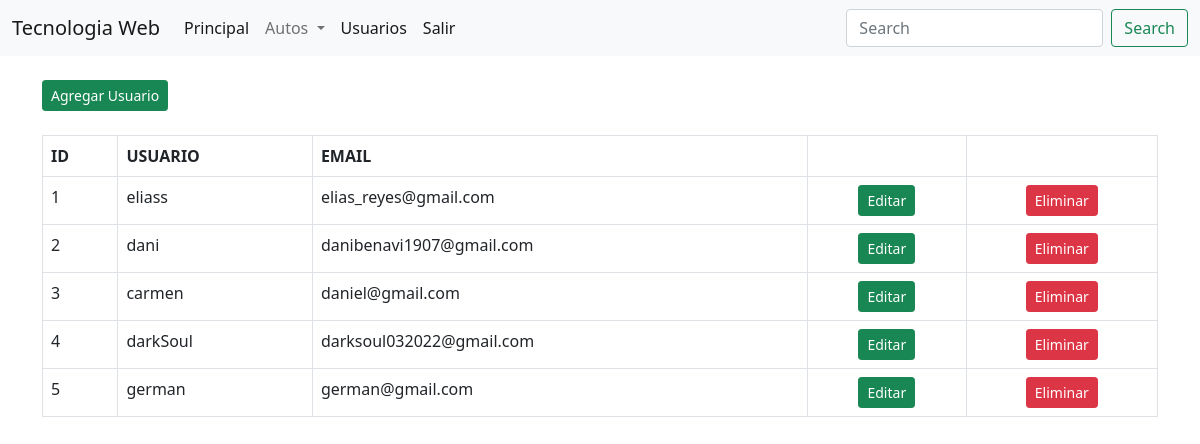
Screenshot of /admin_users.php (signed in) with the database file from the repository.
### tables this page shows
CREATE TABLE `usuarios` (
  `id` int(11) NOT NULL,
  `username` varchar(25) NOT NULL,
  `password` varchar(255) NOT NULL,
  `email` varchar(255) NOT NULL,
  `estado` int(11) NOT NULL
);

### class/usuarios.php (the view, shortened to what this page needs)
<?php
class crud
{
    private $db;
    function __construct($conn)
    {
        $this->db = $conn;
    }
    public function dataview($query)
    {
        $stmt = $this->db->prepare($query);
        $stmt->execute() > 0;
        echo '<a href="new_users.php"><button type="button" class="btn btn-success btn-sm">Agregar Usuario</button><br></a><br>';
        while ($row = $stmt->fetch(PDO::FETCH_ASSOC)) {
?>
            <tr>
                <td><?php echo $row['id']; ?></td>
                <td><?php echo $row['username']; ?></td>
                <td><?php echo $row['email']; ?></td>
                <td align="center">
                    <a href="edit_users.php?edit_id=<?php echo $row['id'] ?>" ><button type="button" class="btn btn-success btn-sm">Editar</button></a>
                </td>
                <td align="center">
                    <a href="delete_users.php?delete_id=<?php echo $row['id'] ?>"><button type="button" class="btn btn-danger btn-sm">Eliminar</button></a>
                </td>
            </tr>
<?php
        }
    }
}

### admin_users.php (shortened to what this page needs)
<?php
include('config.php');
include_once 'class/usuarios.php';
$crud = new crud($conn);
?>
<!doctype html>
<html lang="en">
<head>
    <link href="https://cdn.jsdelivr.net/npm/bootstrap@5.0.2/dist/css/bootstrap.min.css" rel="stylesheet">
    <?php require_once "menu.php" ?>
</head>
<body>
    <div class="container"><br>
        <table id="usuarios" class="display table table-bordered table-stripe" cellspacing="0" width="100%">
            <tr>
                <th>ID</th>
                <th>USUARIO</th>
                <th>EMAIL</th>
                <th></th>
                <th></th>
            </tr>
            <tbody>
                <?php
                $query = "SELECT * FROM usuarios";
                $crud->dataview($query)
                ?>
            </tbody>
        </table>
    </div>
</body>
</html>

### menu.php (shortened to what this page needs)
<nav class="navbar navbar-expand-lg navbar-light bg-light">
  <div class="container-fluid">
    <a class="navbar-brand" href="#">Tecnologia Web</a>
    <div class="collapse navbar-collapse" id="navbarSupportedContent">
      <ul class="navbar-nav me-auto mb-2 mb-lg-0">
        <li class="nav-item">
          <a class="nav-link active" aria-current="page" href="principal.php">Principal</a>
        </li>
        <li class="nav-item dropdown">
          <a class="nav-link dropdown-toggle" href="#" id="navbarDropdown" role="button" data-bs-toggle="dropdown" aria-expanded="false">
            Autos
          </a>
        </li>
        <li class="nav-item">
          <a class="nav-link active" aria-current="page" href="admin_users.php">Usuarios</a>
        </li>
        <li class="nav-item">
          <a class="nav-link active" aria-current="page" href="php_cerrar.php">Salir</a>
        </li>
      </ul>
      <form class="d-flex">
        <input class="form-control me-2" type="search" placeholder="Search" aria-label="Search">
        <button class="btn btn-outline-success" type="submit">Search</button>
      </form>
    </div>
  </div>
</nav>

### rows the page displays
usuarios: id "1", username "eliass", email "elias_reyes@gmail.com"
usuarios: id "2", username "dani", email "danibenavi1907@gmail.com"
usuarios: id "3", username "carmen", email "daniel@gmail.com"
usuarios: id "4", username "darkSoul", email "darksoul032022@gmail.com"
usuarios: id "5", username "german", email "german@gmail.com"
